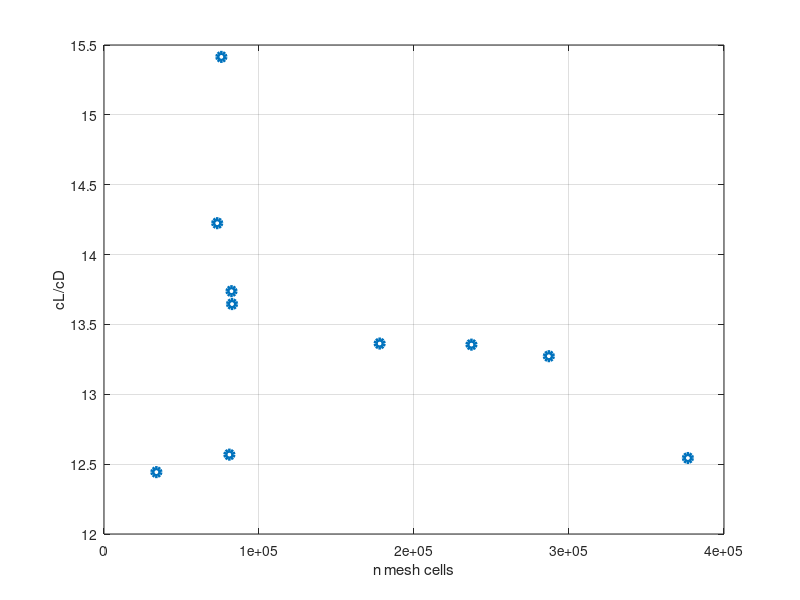

MATLAB code to generate this figure:
clear
close all
clc


% here same values for the mesh

% 1) only general mesh, triangles, 1.5e-2 m
% 2) 1 + BOI, 
% 3) 2 + edge siying sui profili
% 4) 3 + inflations sui profili
% 5) 4 + TE con almeno 3 elemnti
% 6) 5+ inflation anche a terra

nodevect = [  17204 , 36990, 38459,  44419,45344,  45688,126743,151931, 194262 ];

cellvect = [33786, 73030, 75714,  80884, 82254,  82597,177839, 237054, 287003, 376706 ];


% here the resulting L

Lvect = [-1032.4772,-994.38993, -1092.0724, -891.8709, -939.5914, -967.30767,-920.01458, -885.49014, -852.89616, -785.79535];
Lvect = -Lvect;

% the resulting D


Dvect = [82.977025, 69.905875,70.845264, 70.963054, 68.393482, 70.88693, 68.846677,66.302321,64.259743, 62.643695];


ratio = Lvect./Dvect;

figure
plot(cellvect, ratio, 'o', "LineWidth",3)
grid on
xlabel("n mesh cells")
ylabel("cL/cD")